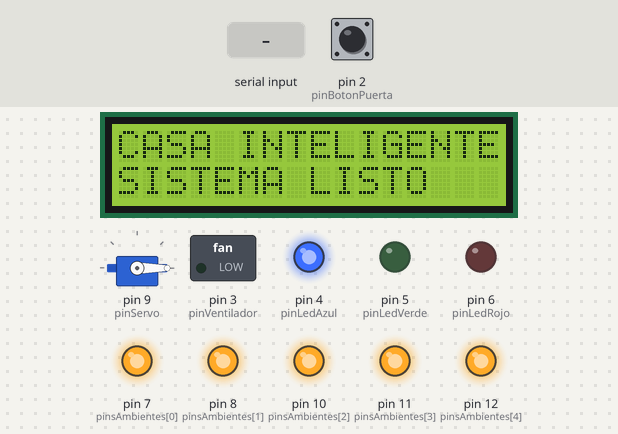
Simulated run of this sketch. Board: Arduino Uno, built with avr-gcc and run on an emulated ATmega328P. Shown: 16×2 character LCD, servo, switched loads named in the sketch (green lamp = pin HIGH), output pins drawn as LEDs (lit = HIGH). The test bench sets the inputs (shaded band); at power-on: pin 2 (pinBotonPuerta) HIGH. EEPROM starts erased.

Above: at 0.1 s.
3.3 s: pin 2 (pinBotonPuerta) pulled LOW for 0.15 s
At 3.7 s:
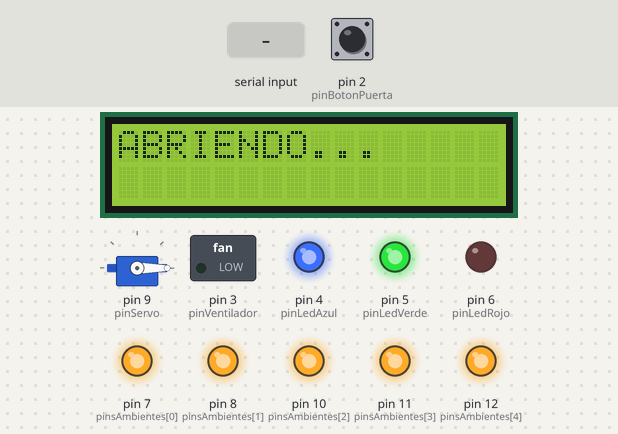
5.9 s: "modo_fiesta\n" received over Serial
At 6.5 s:
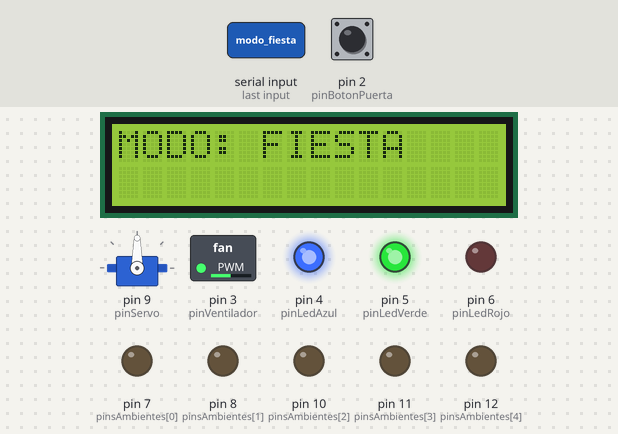
8.1 s: "modo_relajado\n" received over the second serial link
At 9.2 s:
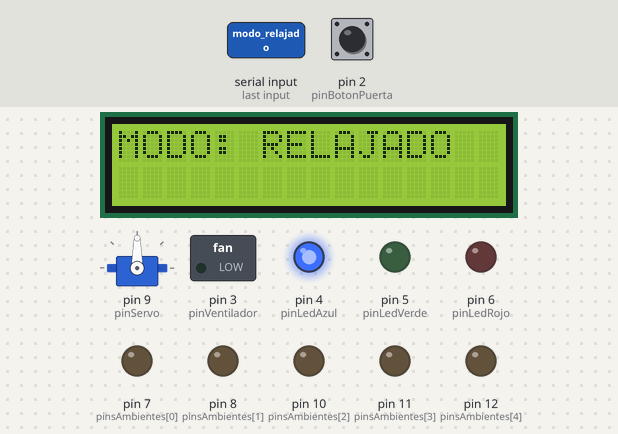
10.1 s: "conf_ini\n" received over Serial
At 11.0 s:
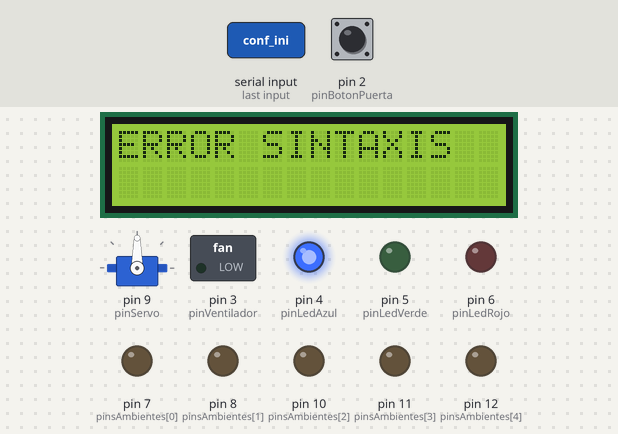
12.1 s: "cerrar_puerta\n" received over the second serial link
At 12.5 s:
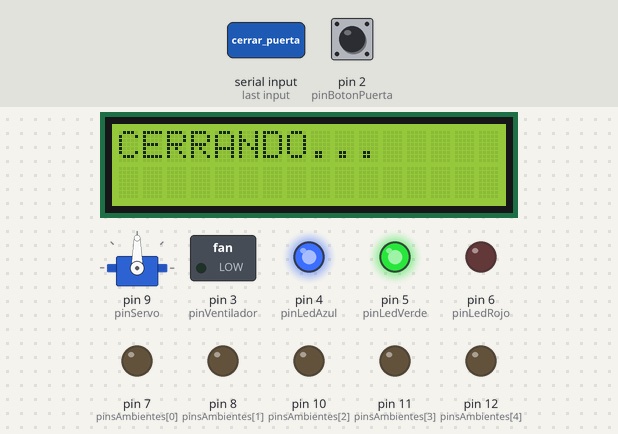
14.7 s: "encender_todo\n" received over Serial
At 15.9 s:
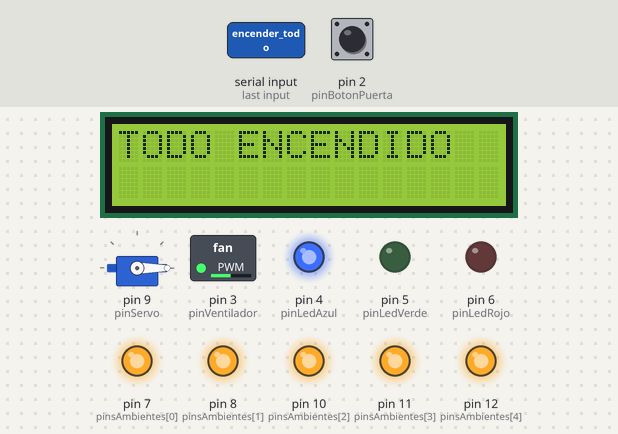
Timing chart, 0 to 17.7 s (numbered marks = the images above; inputs shaded):
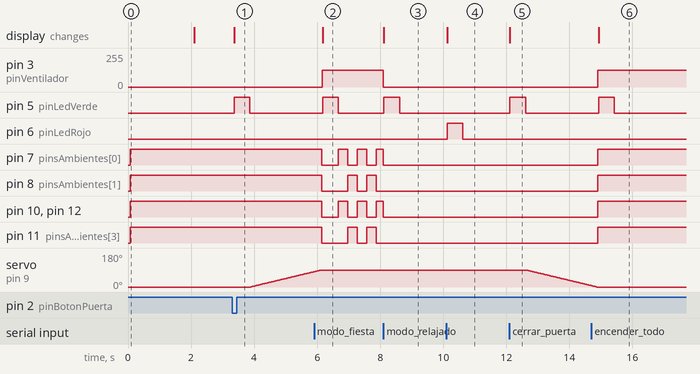

The sketch:

Proyectofinal_G4_CasaInteligente.ino
```cpp
#include <Wire.h>
#include <LiquidCrystal_I2C.h>
#include <Servo.h>
#include <EEPROM.h>
#include <SoftwareSerial.h>

// --- CONFIGURACIÓN DE MÓDULOS ---
SoftwareSerial BT(13, A0); // Bluetooth: TX del modulo a Pin 13, RX del modulo a Pin A0
LiquidCrystal_I2C lcd(0x27, 16, 2);

// --- DEFINICIÓN DE PINES ---
const int pinServo = 9;
const int pinBotonPuerta = 2;
const int pinVentilador = 3;  // Pin PWM para el transistor
const int pinLedAzul = 4;     // Sistema Listo
const int pinLedVerde = 5;    // Éxito
const int pinLedRojo = 6;     // Error

// Pines de Ambientes (Leds de la casa)
const int pinsAmbientes[] = {7, 8, 10, 11, 12}; // Sala, Comedor, Cocina, Bano, Hab

// --- VARIABLES GLOBALES ---
Servo miPuerta;
bool puertaAbierta = false;
int posActual = 0;

// Variables para Modo Fiesta
bool modoFiestaActivo = false;
unsigned long tiempoAnteriorFiesta = 0;
bool estadoLucesFiesta = false;

void setup() {
  Serial.begin(9600); // Para recibir el .org desde la PC
  BT.begin(9600);     // Para recibir comandos desde el celular

  lcd.init();
  lcd.backlight();

  miPuerta.attach(pinServo);
  miPuerta.write(0);

  pinMode(pinBotonPuerta, INPUT_PULLUP);
  pinMode(pinVentilador, OUTPUT);
  pinMode(pinLedAzul, OUTPUT);
  pinMode(pinLedVerde, OUTPUT);
  pinMode(pinLedRojo, OUTPUT);

  for(int i=0; i<5; i++) pinMode(pinsAmbientes[i], OUTPUT);

  // Al arrancar, recuperamos el último estado guardado en la memoria EEPROM
  recuperarEstadoEEPROM();

  digitalWrite(pinLedAzul, HIGH);
  lcd.setCursor(0, 0);
  lcd.print("CASA INTELIGENTE");
  lcd.setCursor(0, 1);
  lcd.print("SISTEMA LISTO");
  delay(2000);
  lcd.clear();
}

// --- FUNCIONES DE MEMORIA EEPROM ---
void guardarEstadoEEPROM(int ambiente, int estado) {
  EEPROM.update(ambiente, estado);
}

void recuperarEstadoEEPROM() {
  for(int i=0; i<5; i++) {
    int estado = EEPROM.read(i);
    digitalWrite(pinsAmbientes[i], estado);
  }
}

// --- FUNCIONES DE ACTUADORES ---
void moverPuerta(int destino) {
  if (posActual < destino) {
    for (int i = posActual; i <= destino; i++) {
      miPuerta.write(i);
      delay(25);
    }
  } else {
    for (int i = posActual; i >= destino; i--) {
      miPuerta.write(i);
      delay(25);
    }
  }
  posActual = destino;
}

void apagarTodo() {
  modoFiestaActivo = false;
  analogWrite(pinVentilador, 0);
  for(int i=0; i<5; i++) {
    digitalWrite(pinsAmbientes[i], LOW);
    guardarEstadoEEPROM(i, LOW);
  }
}

// --- PARSEO DEL ARCHIVO .ORG ---
void analizarArchivoOrg(String datos) {
  // Formato esperado: conf_ini|1,0,1,1,0|150|conf:fin
  int p1 = datos.indexOf('|');
  int p2 = datos.indexOf('|', p1 + 1);
  int p3 = datos.indexOf('|', p2 + 1);

  if (p1 != -1 && p2 != -1 && p3 != -1) {
    String subLuces = datos.substring(p1 + 1, p2);
    String subVent = datos.substring(p2 + 1, p3);

    // Configurar Ventilador
    int vel = subVent.toInt();
    analogWrite(pinVentilador, vel);

    // Configurar Luces (saltando las comas)
    int ambIdx = 0;
    for(int i = 0; i < subLuces.length(); i++) {
      char c = subLuces.charAt(i);
      if(c == '1' || c == '0') {
        int edo = (c == '1') ? HIGH : LOW;
        digitalWrite(pinsAmbientes[ambIdx], edo);
        guardarEstadoEEPROM(ambIdx, edo);
        ambIdx++;
        if(ambIdx >= 5) break;
      }
    }
    mostrarEstado("CONFIG CARGADA", true);
  } else {
    mostrarEstado("ERROR FORMATO", false);
  }
}

// --- BUCLE PRINCIPAL ---
void loop() {
  // 1. Efecto Fiesta (Sin bloqueos)
  if (modoFiestaActivo) {
    unsigned long tActual = millis();
    if (tActual - tiempoAnteriorFiesta >= 300) {
      tiempoAnteriorFiesta = tActual;
      estadoLucesFiesta = !estadoLucesFiesta;
      for(int i=0; i<5; i++) {
        digitalWrite(pinsAmbientes[i], (i % 2 == 0) ? estadoLucesFiesta : !estadoLucesFiesta);
      }
    }
  }

  // 2. Control por Botón Físico
  if (digitalRead(pinBotonPuerta) == LOW) {
    delay(50);
    puertaAbierta = !puertaAbierta;
    if (puertaAbierta) { mostrarEstado("ABRIENDO...", true); moverPuerta(90); }
    else { mostrarEstado("CERRANDO...", true); moverPuerta(0); }
    while(digitalRead(pinBotonPuerta) == LOW);
  }

  // 3. Lectura de Comandos (PC o Bluetooth)
  String entrada = "";
  if (BT.available() > 0) entrada = BT.readStringUntil('\n');
  else if (Serial.available() > 0) entrada = Serial.readStringUntil('\n');

  if (entrada != "") {
    entrada.trim();
    procesarComando(entrada);
  }
}

void procesarComando(String cmd) {
  // Prioridad 1: ¿Es un archivo de configuración?
  if (cmd.startsWith("conf_ini")) {
    if (cmd.endsWith("conf:fin")) {
      analizarArchivoOrg(cmd);
    } else {
      mostrarEstado("ERROR SINTAXIS", false);
    }
    return;
  }

  // Prioridad 2: Comandos de Escenas y Control
  if (cmd == "modo_fiesta") {
    apagarTodo();
    modoFiestaActivo = true;
    analogWrite(pinVentilador, 125);
    mostrarEstado("MODO: FIESTA", true);
  }
  else if (cmd == "modo_relajado" || cmd == "modo_noche") {
    apagarTodo();
    mostrarEstado("MODO: RELAJADO", true);
  }
  else if (cmd == "abrir_puerta") {
    puertaAbierta = true;
    mostrarEstado("ABRIENDO...", true);
    moverPuerta(90);
  }
  else if (cmd == "cerrar_puerta") {
    puertaAbierta = false;
    mostrarEstado("CERRANDO...", true);
    moverPuerta(0);
  }
  else if (cmd == "encender_todo") {
    modoFiestaActivo = false;
    analogWrite(pinVentilador, 125);
    for(int i=0; i<5; i++) {
      digitalWrite(pinsAmbientes[i], HIGH);
      guardarEstadoEEPROM(i, HIGH);
    }
    mostrarEstado("TODO ENCENDIDO", true);
  }
  else if (cmd == "apagar_todo") {
    apagarTodo();
    mostrarEstado("TODO APAGADO", true);
  }
  else {
    mostrarEstado("CMD INVALIDO", false);
  }
}

void mostrarEstado(String msg, bool exito) {
  lcd.clear();
  lcd.setCursor(0,0);
  lcd.print(msg);
  digitalWrite(exito ? pinLedVerde : pinLedRojo, HIGH);
  delay(500);
  digitalWrite(exito ? pinLedVerde : pinLedRojo, LOW);
}
```

Measured:
- after the input at 3.3 s, pin 5 (pinLedVerde): LOW → HIGH after 0.06 s, → LOW 0.50 s later; servo on pin 9 (pinServo): moves from 0° to 81° over 2.0 s, starting after 0.59 s; the display: changes after 0.06 s (image 1)
- after the input at 5.9 s, pin 3 (pinVentilador): 0/255 → 125/255 after 0.26 s; pin 5 (pinLedVerde): LOW → HIGH after 0.28 s, → LOW 0.50 s later
- after the input at 8.1 s, pin 3 (pinVentilador): 125/255 → 0/255 at once; pin 5 (pinLedVerde): LOW → HIGH at once, → LOW 0.50 s later; pin 8 (pinsAmbientes[1]), pin 11 (pinsAmbientes[3]): stops changing and stays LOW; the display: changes at once (image 3)
- after the input at 10.1 s, pin 6 (pinLedRojo): LOW → HIGH at once, → LOW 0.50 s later; the display: changes at once (image 4)
- after the input at 12.1 s, pin 5 (pinLedVerde): LOW → HIGH at once, → LOW 0.50 s later; servo on pin 9 (pinServo): moves from 90° to 7° over 2.1 s, starting after 0.54 s; the display: changes at once (image 5)
- after the input at 14.7 s, pin 3 (pinVentilador): 0/255 → 125/255 after 0.20 s; pin 5 (pinLedVerde): LOW → HIGH after 0.23 s, → LOW 0.50 s later
